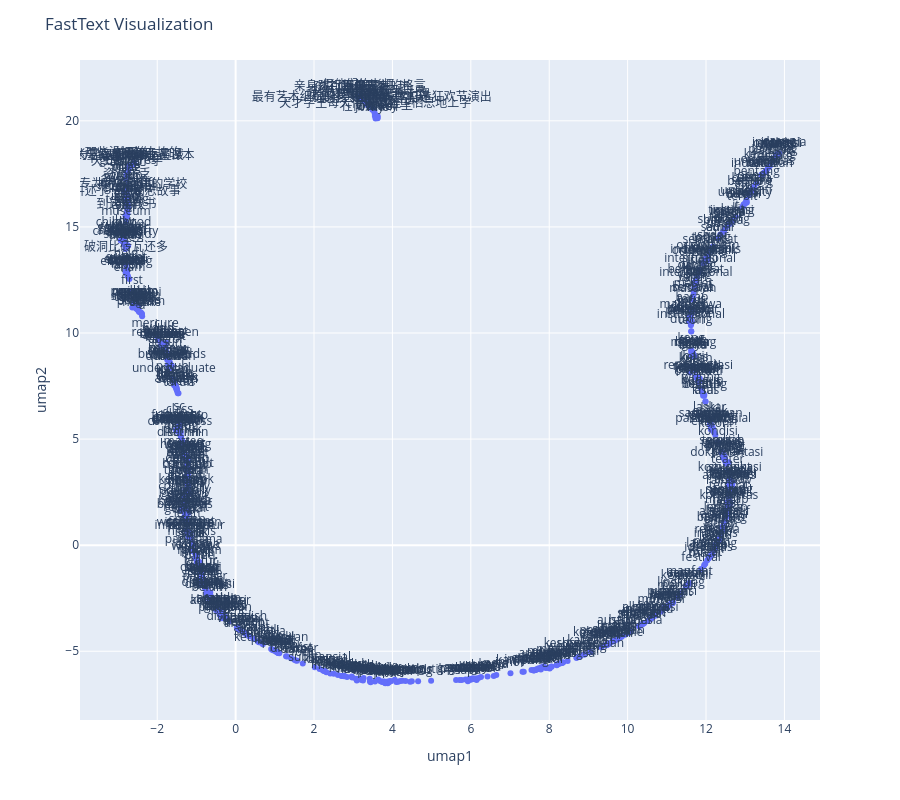

The notebook cell saved with this chart:
### Markdown cell above
### FastText Visualization

### Code cell
X_umap = UMAP(random_state=42, n_jobs=1).fit_transform(wv.vectors)
df_visual = pd.DataFrame(X_umap, columns=['umap1', 'umap2'])
df_visual['word'] = wv.index_to_key
fig = px.scatter(df_visual, x='umap1', y='umap2', text='word')
fig.update_traces(textposition='top center')
fig.update_layout(height=800, title_text='FastText Visualization')
import matplotlib.pyplot as plt
from matplotlib import font_manager
from IPython.display import Image
available_fonts = {font.name for font in font_manager.fontManager.ttflist}
label_font = next((font for font in ['Microsoft YaHei', 'Noto Sans CJK SC',
                                   'Noto Sans CJK JP', 'SimHei', 'DejaVu Sans']
                   if font in available_fonts), 'sans-serif')
with plt.rc_context({'font.family': label_font}):
    png_fig, ax = plt.subplots(figsize=(12, 8))
    ax.set_facecolor('#E5ECF6')
    ax.grid(color='white')
    ax.set_axisbelow(True)
    ax.scatter(df_visual['umap1'], df_visual['umap2'], s=18, color='#636EFA')
    for row in df_visual.itertuples():
        ax.annotate(row.word, (row.umap1, row.umap2), xytext=(0, 3),
                    textcoords='offset points', ha='center', va='bottom', fontsize=7)
    ax.set(xlabel='umap1', ylabel='umap2', title=fig.layout.title.text)
    png_path = RESULT / 'fasttext_umap.png'
    png_fig.savefig(png_path, dpi=120, bbox_inches='tight')
    plt.close(png_fig)
display(Image(filename=str(png_path)))

fig.show(renderer='plotly_mimetype')
df_visual.to_csv(RESULT / 'fasttext_umap.csv', index=False, encoding='utf-8-sig')
fig.write_html(RESULT / 'fasttext_umap.html', include_plotlyjs=True)

### Figure 1 — Plotly figure (JSON) as saved in the notebook; plotly's stock layout.template omitted (floating-point values rounded to 4 significant figures; data arrays with more than 128 entries replaced by an {"elided": "..."} marker saying what was removed)
{"data": [{"hovertemplate": "umap1=%{x}<br>umap2=%{y}<br>word=%{text}<extra></extra>", "legendgroup": "", "marker": {"color": "#636efa", "symbol": "circle"}, "mode": "markers+text", "name": "", "orientation": "v", "showlegend": false, "text": {"elided": "813 str values"}, "textposition": "top center", "type": "scatter", "x": {"elided": "813 float values"}, "xaxis": "x", "y": {"elided": "813 float values"}, "yaxis": "y"}], "layout": {"height": 800, "legend": {"tracegroupgap": 0}, "margin": {"t": 60}, "title": {"text": "FastText Visualization"}, "xaxis": {"anchor": "y", "domain": [0.0, 1.0], "title": {"text": "umap1"}}, "yaxis": {"anchor": "x", "domain": [0.0, 1.0], "title": {"text": "umap2"}}}}
